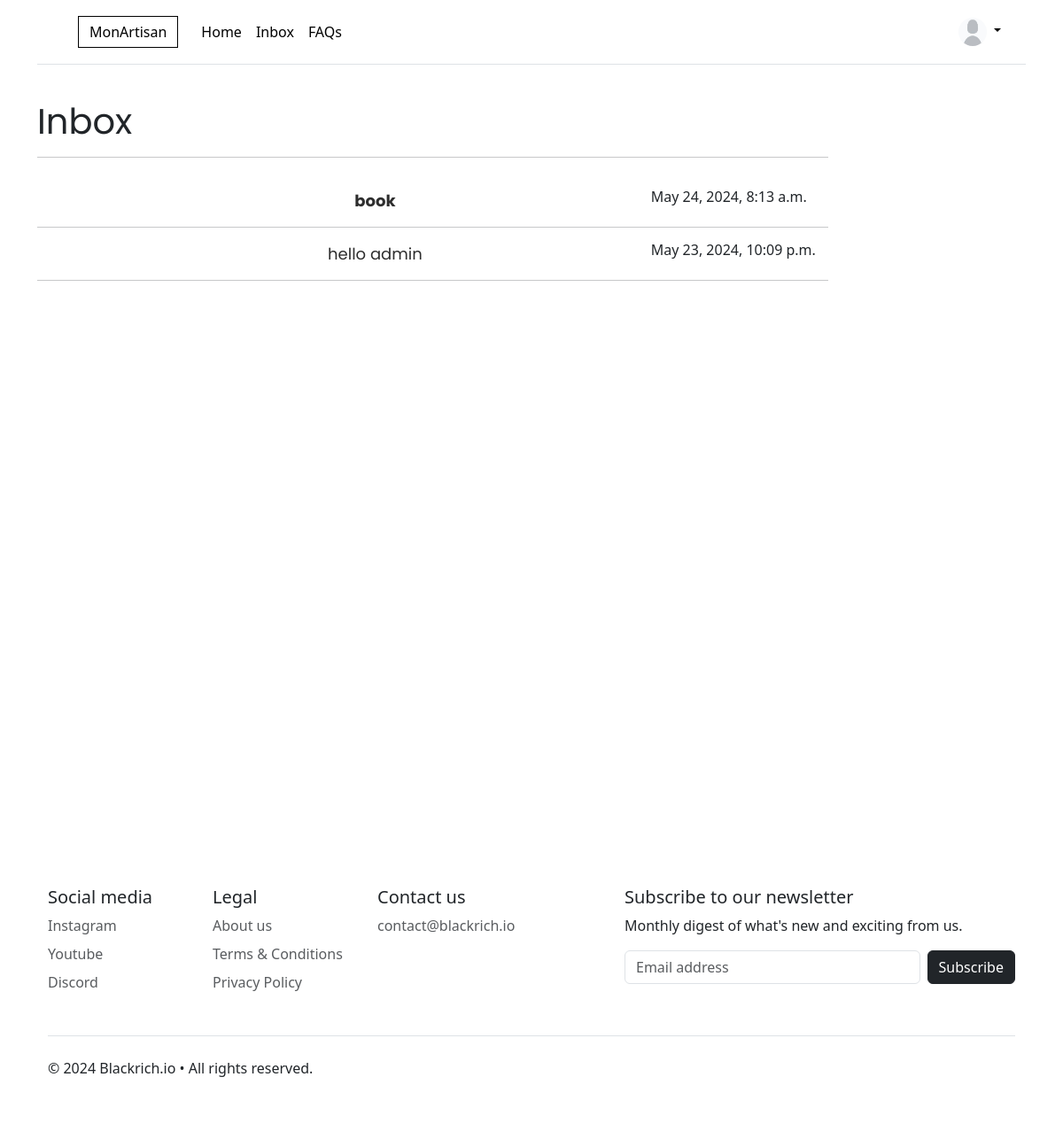
The app's page /booking/inbox/ (signed in) with its own data.
### account/models.py (models this page shows, shortened)
class Profile(models.Model):
    user = models.OneToOneField(User, on_delete=models.CASCADE, null=True, blank=True)
    name = models.CharField(max_length=100, null=True, blank=True)
    expertise = models.CharField(default='no job',max_length=100, null=True, blank=True)
    profile_image = models.ImageField(default='profile-photo.png', null=True, blank=True, )
    about_me = models.TextField(default='no data',max_length=1000, null=True, blank=True)
    hourly_rate = models.IntegerField(default=5,null=True, blank=True) # in dollars
    is_artisan = models.BooleanField(default=False, null=True, blank=True)
    country = models.CharField(default='Morocco', max_length=30, null=True, blank=True)
    city = models.CharField(default='Rabat', max_length=30, null=True, blank=True)
    created = models.DateTimeField(auto_now_add=True)
    id = models.UUIDField(default=uuid.uuid4, unique=True, primary_key=True, editable=True)

### bookings/models.py (models this page shows, shortened)
class Booking(models.Model):
    booker = models.ForeignKey(Profile, on_delete=models.CASCADE, null=True, blank=True)
    artisan = models.ForeignKey(Profile, on_delete=models.CASCADE, null=True, blank=True, related_name='books')
    subject = models.CharField(max_length=100, null=True, blank=True)
    body = models.TextField(max_length=2000, null=True, blank=True)
    date = models.CharField(max_length=100, null=True, blank=True)
    is_confirmed = models.BooleanField(default=False, null=True, blank=True)
    is_read = models.BooleanField(default=False, null=True, blank=True)
    created = models.DateTimeField(auto_now_add=True)
    id = models.UUIDField(default=uuid.uuid4, unique=True, primary_key=True, editable=True)
    class Meta:
        ordering = ['is_read', '-created']

### bookings/views.py (the view)
# urls.py: path('inbox/', Inbox, name='inbox'),
@login_required(login_url='login')
def Inbox(request):
    bookings = Booking.objects.filter(artisan=request.user.profile)
    context = {
        'bookings': bookings,
    }
    return render(request, 'inbox.html', context)

### templates/inbox.html (shortened to what this page needs)
{% extends 'wrapper.html' %}
{% load static %}
{% block content %}
  <link rel="stylesheet" href="{% static 'styles/inbox.css' %}">
    <div class="container">
        <div class="main-container">
            <h1 class="poppins-regular">Inbox</h1>
            {% if bookings %}
            <hr>
            <div class="messages">
              {% for booking in bookings %}
                <div class="message">
                    <a href="{% url 'profile' request.user.profile.id %}"><img src="{% static booking.booker.profile_photo.url %}" alt="" class="sender-image"></a>
                    {% if booking.is_read %}
                      <a href="{% url 'book-details' booking.id %}" class="message-subject poppins-regular">{{booking.subject}}</a>
                    {% else %}
                      <a href="{% url 'book-details' booking.id %}" class="message-subject poppins-bold">{{booking.subject}}</a>
                    {% endif %}
                    <h6>{{booking.created}}</h6>
                </div>
                <hr>
              {% endfor %}
            {% else %}
                <hr>
              <h3 style="color: gray;" class="poppins-regular">No messages </h3>
            {% endif %}
            </div>
        </div>
<div class="container">
  <footer class="py-5">
    <div class="row">
      <div class="col-6 col-md-2 mb-3">
        <h5>Social media</h5>
        <ul class="nav flex-column">
          <li class="nav-item mb-2"><a href="#" class="nav-link p-0 text-body-secondary">Instagram</a></li>
          <li class="nav-item mb-2"><a href="#" class="nav-link p-0 text-body-secondary">Youtube</a></li>
          <li class="nav-item mb-2"><a href="#" class="nav-link p-0 text-body-secondary">Discord</a></li>
        </ul>
      </div>
      <div class="col-6 col-md-2 mb-3">
        <h5>Legal</h5>
        <ul class="nav flex-column">
          <li class="nav-item mb-2"><a href="#" class="nav-link p-0 text-body-secondary">About us</a></li>
          <li class="nav-item mb-2"><a href="#" class="nav-link p-0 text-body-secondary">Terms & Conditions</a></li>
          <li class="nav-item mb-2"><a href="#" class="nav-link p-0 text-body-secondary">Privacy Policy</a></li>
        </ul>
      </div>
      <div class="col-6 col-md-2 mb-3">
        <h5>Contact us</h5>
        <ul class="nav flex-column">
          <li class="nav-item mb-2"><a href="#" class="nav-link p-0 text-body-secondary">contact@blackrich.io</a></li>
        </ul>
      </div>
      <div class="col-md-5 offset-md-1 mb-3">
        <form>
          <h5>Subscribe to our newsletter</h5>
          <p>Monthly digest of what's new and exciting from us.</p>
          <div class="d-flex flex-column flex-sm-row w-100 gap-2">
            <input id="newsletter1" type="email" class="form-control" placeholder="Email address" required>
            <input class="btn btn-dark" type="submit" value="Subscribe">
          </div>
        </form>
      </div>
    </div>
    <div class="d-flex flex-column flex-sm-row justify-content-between py-4 my-4 border-top">
      <p>&copy; 2024 Blackrich.io  &#x2022; All rights reserved.</p>
    </div>
  </footer>
</div>
    </div>
{% endblock content %}

### templates/wrapper.html (shortened to what this page needs)
<!DOCTYPE html>
{% load static %}
<html lang="en">
  <head>
    <link href="https://cdn.jsdelivr.net/npm/bootstrap@5.3.3/dist/css/bootstrap.min.css" rel="stylesheet">
    <link rel="stylesheet" href="{% static 'styles/wrapper.css' %}">
</head>
<body>
    <div class="container">
    <header class="p-3 mb-3 border-bottom">
        <div class="container">
          <div class="d-flex flex-wrap align-items-center justify-content-center justify-content-lg-start">
            <a href="" class="d-flex align-items-center mb-2 mb-lg-0 link-body-emphasis text-decoration-none">
                <span class="brand">MonArtisan</span>
            </a>
            <ul class="nav col-12 col-lg-auto me-lg-auto mb-2 justify-content-center mb-md-0">
              <li><a href="{% url 'home' %}" class="nav-link px-2 link-body-emphasis ">Home</a></li>
              {% if request.user.is_authenticated and request.user.profile.is_artisan %}
              <li><a href="{% url 'inbox' %}" class="nav-link px-2 link-body-emphasis ">Inbox</a></li>
              {% endif %}
              <li><a href="{% url 'faqs' %}" class="nav-link px-2 link-body-emphasis ">FAQs</a></li>
            </ul>
            {% if request.user.is_authenticated %}
            <div class="dropdown text-end">
              <a href="#" class="d-block link-body-emphasis text-decoration-none dropdown-toggle" data-bs-toggle="dropdown" aria-expanded="false">
                <img src="{{request.user.profile.profile_image.url}}" alt="mdo" width="32" height="32" class="rounded-circle">
              </a>
            </div>
            {% endif %}
          </div>
        </div>
    </header>
    </div>
<body style="padding-bottom: 100px;">
    {% block content %}
    {% endblock content %}
</body>
</html>

### static/styles/wrapper.css (style rules this page uses)
.brand { margin: 0px 18px; border: solid 1px black; padding: 5px 12px; }

### static/styles/inbox.css (style rules this page uses)
.poppins-regular { font-family: "Poppins", sans-serif; font-weight: 400; font-style: normal; }
.poppins-bold { font-family: "Poppins", sans-serif; font-weight: 700; font-style: normal; }
.brand { margin: 0px 18px; border: solid 1px black; padding: 5px 12px; }
.main-container { margin: 40px 0px; width: 80%; min-height: 800px; }
.messages { margin-top: 35px; display: grid; grid-template-columns: 1fr; }
.message { display: grid; grid-template-columns: 70px 1fr 200px; align-items: center; }
.message-subject { text-decoration: none; color: rgb(45, 45, 45); text-align: center; font-size: 18px; display: inline-block; }

### records on screen
Booking: subject "book", created "May 24, 2024, 8:13 a.m."
Booking: subject "hello admin", created "May 23, 2024, 10:09 p.m."
